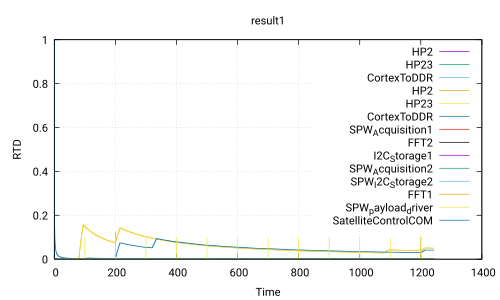

gnuplot code for this plot:
 set title 'result1'
 set ylabel 'RTD'
 set xlabel 'Time'
 set grid
 set term pdf
 set output 'Use_case_DoubleCamera_noSafety.ATIPPIC0.executable320.0_120.0.pdf'
 plot 'Use_case_DoubleCamera_noSafety.ATIPPIC0.executable320.0_120.0.csv' using 1:2 with lines title 'HP2','Use_case_DoubleCamera_noSafety.ATIPPIC0.executable320.0_120.0.csv' using 1:3 with lines title 'HP23','Use_case_DoubleCamera_noSafety.ATIPPIC0.executable320.0_120.0.csv' using 1:4 with lines title 'CortexToDDR','Use_case_DoubleCamera_noSafety.ATIPPIC0.executable320.0_120.0.csv' using 1:5 with lines title 'HP2','Use_case_DoubleCamera_noSafety.ATIPPIC0.executable320.0_120.0.csv' using 1:6 with lines title 'HP23','Use_case_DoubleCamera_noSafety.ATIPPIC0.executable320.0_120.0.csv' using 1:7 with lines title 'CortexToDDR','Use_case_DoubleCamera_noSafety.ATIPPIC0.executable320.0_120.0.csv' using 1:8 with lines title 'SPW_Acquisition1','Use_case_DoubleCamera_noSafety.ATIPPIC0.executable320.0_120.0.csv' using 1:9 with lines title 'FFT2','Use_case_DoubleCamera_noSafety.ATIPPIC0.executable320.0_120.0.csv' using 1:10 with lines title 'I2C_Storage1','Use_case_DoubleCamera_noSafety.ATIPPIC0.executable320.0_120.0.csv' using 1:11 with lines title 'SPW_Acquisition2','Use_case_DoubleCamera_noSafety.ATIPPIC0.executable320.0_120.0.csv' using 1:12 with lines title 'SPW_I2C_Storage2','Use_case_DoubleCamera_noSafety.ATIPPIC0.executable320.0_120.0.csv' using 1:13 with lines title 'FFT1','Use_case_DoubleCamera_noSafety.ATIPPIC0.executable320.0_120.0.csv' using 1:14 with lines title 'SPW_payload_driver','Use_case_DoubleCamera_noSafety.ATIPPIC0.executable320.0_120.0.csv' using 1:15 with lines title 'SatelliteControlCOM'
